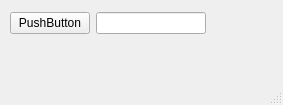
<?xml version="1.0" encoding="UTF-8"?>
<ui version="4.0">
 <class>MainWindow</class>
 <widget class="QMainWindow" name="MainWindow">
  <property name="geometry">
   <rect>
    <x>0</x>
    <y>0</y>
    <width>283</width>
    <height>105</height>
   </rect>
  </property>
  <property name="windowTitle">
   <string>MainWindow</string>
  </property>
  <widget class="QWidget" name="centralwidget">
   <widget class="QWidget" name="">
    <property name="geometry">
     <rect>
      <x>10</x>
      <y>10</y>
      <width>196</width>
      <height>26</height>
     </rect>
    </property>
    <layout class="QHBoxLayout" name="horizontalLayout">
     <item>
      <widget class="QPushButton" name="pushButton">
       <property name="text">
        <string>PushButton</string>
       </property>
      </widget>
     </item>
     <item>
      <widget class="QLineEdit" name="lineEdit"/>
     </item>
    </layout>
   </widget>
  </widget>
  <widget class="QMenuBar" name="menubar">
   <property name="geometry">
    <rect>
     <x>0</x>
     <y>0</y>
     <width>283</width>
     <height>21</height>
    </rect>
   </property>
  </widget>
  <widget class="QStatusBar" name="statusbar"/>
 </widget>
 <resources/>
 <connections/>
</ui>
